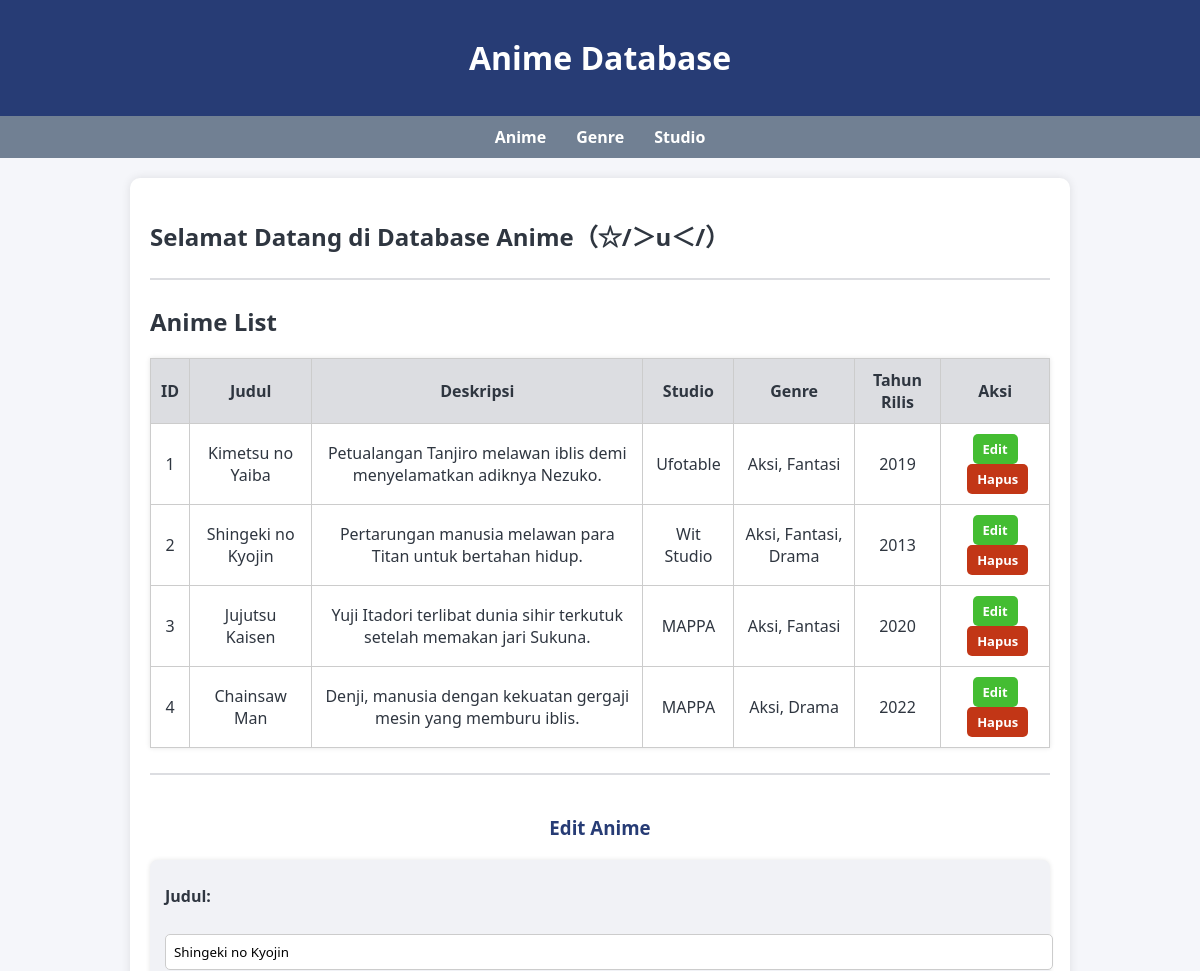
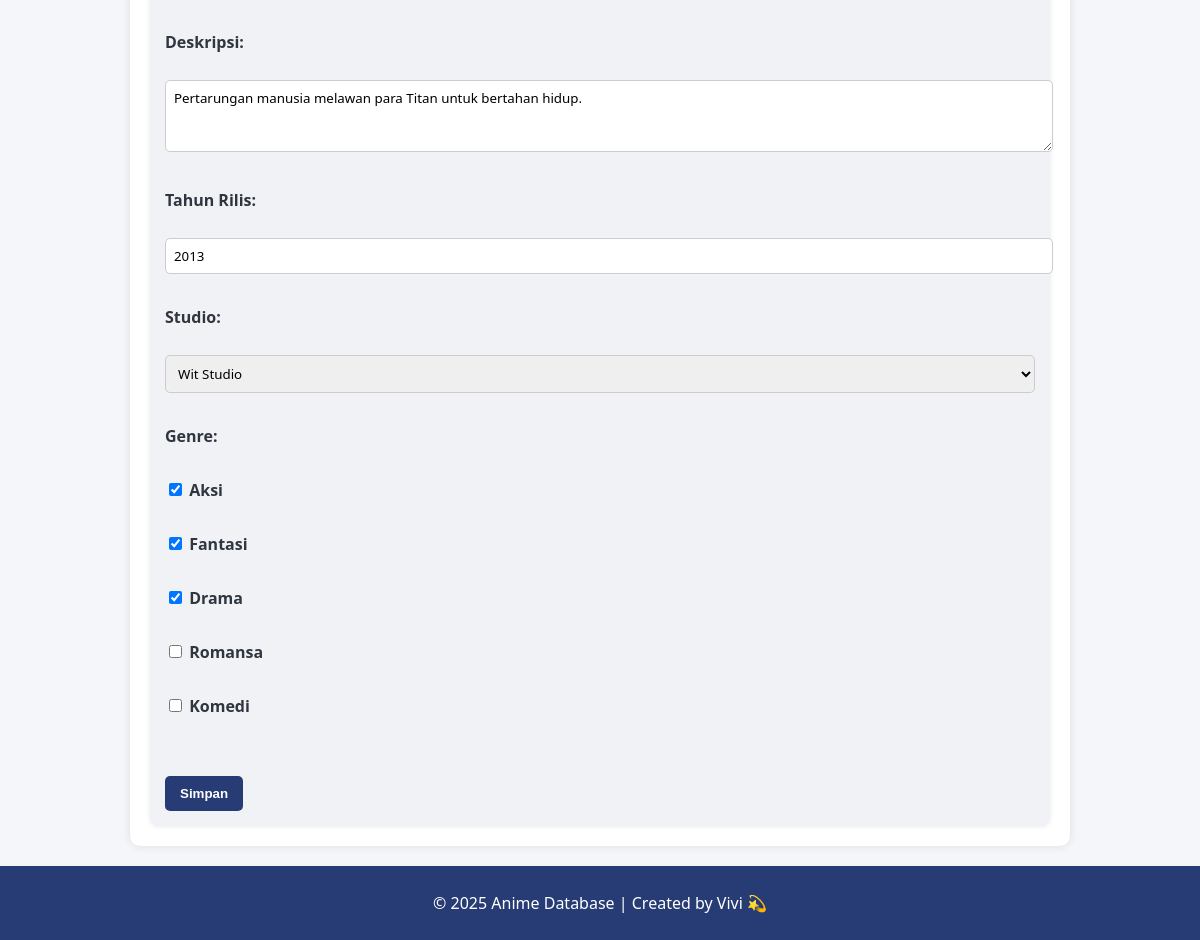
The page /?page=anime&edit=2 on the database its author committed (2 pictures, top to bottom).
### tables this page shows
CREATE TABLE anime (
    id INT AUTO_INCREMENT PRIMARY KEY,
    judul VARCHAR(255) NOT NULL,
    tahun_rilis INT,
    deskripsi TEXT,
    id_studio INT,
    FOREIGN KEY (id_studio) REFERENCES studio(id)
);

CREATE TABLE studio (
    id INT AUTO_INCREMENT PRIMARY KEY,
    nama VARCHAR(100) NOT NULL,
    negara VARCHAR(100),
    tahun_berdiri INT
);

CREATE TABLE genre (
    id INT AUTO_INCREMENT PRIMARY KEY,
    nama VARCHAR(50) NOT NULL
);

### config/db.php (called while the page is built, shortened)
<?php
class Database {
    private $host = "localhost";
    private $username = "root";
    private $password = "";
    private $dbname = "db_anime";
    public function __construct() {
        try {
            $this->conn = new PDO("mysql:host=$this->host;dbname=$this->dbname;charset=utf8", $this->username, $this->password);
        } catch (PDOException $e) {
            echo "Koneksi gagal: " . $e->getMessage();
        }
    }
}
?>

### class/Anime.php (called while the page is built, shortened)
<?php
require_once 'config/db.php';
class Anime {
    private $db;
    public function __construct() {
        $this->db = (new Database())->conn;
    }
    public function getAllAnime() {
        $query = "
            SELECT
                a.id,
                a.judul,
                a.deskripsi,
                a.tahun_rilis,
                s.nama AS nama_studio,
                GROUP_CONCAT(g.nama SEPARATOR ', ') AS genre
            FROM anime a
            LEFT JOIN studio s ON a.id_studio = s.id
            LEFT JOIN anime_genre ag ON a.id = ag.id_anime
            LEFT JOIN genre g ON ag.id_genre = g.id
            GROUP BY a.id, a.judul, a.deskripsi, a.tahun_rilis, s.nama
            ORDER BY a.id ASC
        ";
        $stmt = $this->db->prepare($query);
        $stmt->execute();
        return $stmt->fetchAll(PDO::FETCH_ASSOC);
    }
    public function getAnimeById($id) {
        $stmt = $this->db->prepare("SELECT * FROM anime WHERE id = ?");
        $stmt->execute([$id]);
        $anime = $stmt->fetch(PDO::FETCH_ASSOC);
        if ($anime) {
            $stmt2 = $this->db->prepare("SELECT g.id, g.nama FROM genre g JOIN anime_genre ag ON g.id = ag.id_genre WHERE ag.id_anime = ?");
            $stmt2->execute([$id]);
            $anime['genres'] = $stmt2->fetchAll(PDO::FETCH_ASSOC);
        }
        return $anime;
    }
}
?>

### class/Studio.php (called while the page is built, shortened)
<?php
require_once 'config/db.php';
class Studio {
    private $db;
    public function __construct() {
        $this->db = (new Database())->conn;
    }
    public function getAllStudio() {
        $stmt = $this->db->prepare("SELECT * FROM studio ORDER BY id ASC");
        $stmt->execute();
        return $stmt->fetchAll(PDO::FETCH_ASSOC);
    }
}
?>

### class/Genre.php (called while the page is built, shortened)
<?php
require_once 'config/db.php';
class Genre {
    private $db;
    public function __construct() {
        $this->db = (new Database())->conn;
    }
    public function getAllGenre() {
        $stmt = $this->db->prepare("SELECT * FROM genre ORDER BY id ASC");
        $stmt->execute();
        return $stmt->fetchAll(PDO::FETCH_ASSOC);
    }
}
?>

### view/anime.php (the view, shortened to what this page needs)
<h2>Anime List</h2>
<table border="1" cellpadding="8" cellspacing="0">
  <tr>
    <th>ID</th>
    <th>Judul</th>
    <th>Deskripsi</th>
    <th>Studio</th>
    <th>Genre</th>
    <th>Tahun Rilis</th>
    <th>Aksi</th>
  </tr>
  <?php if (!empty($animeList)): ?>
    <?php foreach ($animeList as $anime): ?>
      <tr>
        <td><?= htmlspecialchars($anime['id']) ?></td>
        <td><?= htmlspecialchars($anime['judul']) ?></td>
        <td><?= htmlspecialchars($anime['deskripsi']) ?></td>
        <td><?= htmlspecialchars($anime['nama_studio'] ?? '-') ?></td>
        <td><?= htmlspecialchars($anime['genre'] ?? '-') ?></td>
        <td><?= htmlspecialchars($anime['tahun_rilis']) ?></td>
        <td>
  <a href="?page=anime&edit=<?= $anime['id'] ?>" class="btn-edit">Edit</a>
  <a href="?page=anime&hapus=<?= $anime['id'] ?>" class="btn-delete" onclick="return confirm('Yakin nih mau hapus o(╥﹏╥)?')">Hapus</a>
</td>
    <?php endforeach; ?>
  <?php else: ?>
    <tr><td colspan="7">Belum ada data anime.</td></tr>
  <?php endif; ?>
</table>
<hr>
<h3><?= isset($_GET['edit']) ? 'Edit Anime' : 'Tambah Anime Baru' ?></h3>
<?php
$editData = null;
if (isset($_GET['edit'])) {
    $editData = $animeObj->getAnimeById($_GET['edit']);
}
?>
<form method="post">
  <label>Judul:</label><br>
  <input type="text" name="judul" value="<?= htmlspecialchars($editData['judul'] ?? '') ?>" required><br><br>
  <label>Deskripsi:</label><br>
  <textarea name="deskripsi" rows="3" cols="40"><?= htmlspecialchars($editData['deskripsi'] ?? '') ?></textarea><br><br>
  <label>Tahun Rilis:</label><br>
  <input type="number" name="tahun_rilis" value="<?= htmlspecialchars($editData['tahun_rilis'] ?? '') ?>" required><br><br>
  <label>Studio:</label><br>
  <select name="id_studio">
    <?php foreach ($studioList as $s): ?>
      <option value="<?= $s['id'] ?>" <?= isset($editData['id_studio']) && $editData['id_studio'] == $s['id'] ? 'selected' : '' ?>>
        <?= htmlspecialchars($s['nama']) ?>
      </option>
    <?php endforeach; ?>
  </select><br><br>
  <label>Genre:</label><br>
  <?php
  $selectedGenres = isset($editData['genres']) ? array_column($editData['genres'], 'id') : [];
  foreach ($genreList as $g):
  ?>
    <label>
      <input type="checkbox" name="genre_ids[]" value="<?= $g['id'] ?>"
        <?= in_array($g['id'], $selectedGenres) ? 'checked' : '' ?>>
      <?= htmlspecialchars($g['nama']) ?>
    </label><br>
  <?php endforeach; ?>
  <br>
  <button type="submit" name="simpan">Simpan</button>
</form>

### style.css (style rules this page uses)
body { font-family: 'Segoe UI', sans-serif; background: #f5f6fa; margin: 0; padding: 0; color: #2f3640; }
table { width: 100%; border-collapse: collapse; background: white; box-shadow: 0 0 5px rgba(0,0,0,0.1); }
th, td { border: 1px solid #ccc; padding: 10px; text-align: center; }
th { background: #dcdde1; }
form { margin-top: 20px; background: #f1f2f6; padding: 15px; border-radius: 8px; box-shadow: 0 0 5px rgba(0,0,0,0.1); }
form label { font-weight: bold; display: block; margin-top: 10px; color: #2f3640; }
form input[type="text"], form input[type="number"], form textarea, form select { width: 100%; padding: 8px; margin-top: 5px; border: 1px solid #ccc; border-radius: 5px; font-family: 'Segoe UI', sans-serif; }
form button { margin-top: 15px; padding: 10px 15px; background: #273c75; color: white; border: none; border-radius: 5px; cursor: pointer; font-weight: bold; }
hr { margin: 25px 0; border: none; border-top: 2px solid #dcdde1; }
h3 { margin-top: 40px; color: #273c75; text-align: center; }
.btn-edit, .btn-delete { display: inline-block; padding: 6px 10px; border-radius: 5px; text-decoration: none; font-weight: bold; color: white; font-size: 13px; }
.btn-edit { background-color: #44bd32; }
.btn-delete { background-color: #c23616; margin-left: 5px; }

### rows shown on the page
anime: id "1", judul "Kimetsu no Yaiba", deskripsi "Petualangan Tanjiro melawan iblis demi menyelamatkan adiknya Nezuko.", id_studio.nama "Ufotable", genre "Aksi, Fantasi", tahun_rilis "2019"
anime: id "2", judul "Shingeki no Kyojin", deskripsi "Pertarungan manusia melawan para Titan untuk bertahan hidup.", id_studio.nama "Wit Studio", genre "Aksi, Fantasi, Drama", tahun_rilis "2013", id_studio "Wit Studio"
anime: id "3", judul "Jujutsu Kaisen", deskripsi "Yuji Itadori terlibat dunia sihir terkutuk setelah memakan jari Sukuna.", id_studio.nama "MAPPA", genre "Aksi, Fantasi", tahun_rilis "2020"
anime: id "4", judul "Chainsaw Man", deskripsi "Denji, manusia dengan kekuatan gergaji mesin yang memburu iblis.", id_studio.nama "MAPPA", genre "Aksi, Drama", tahun_rilis "2022"
genre: id "☑", nama "Aksi"
genre: id "☑", nama "Fantasi"
genre: id "☑", nama "Drama"
genre: nama "Romansa"
genre: nama "Komedi"
